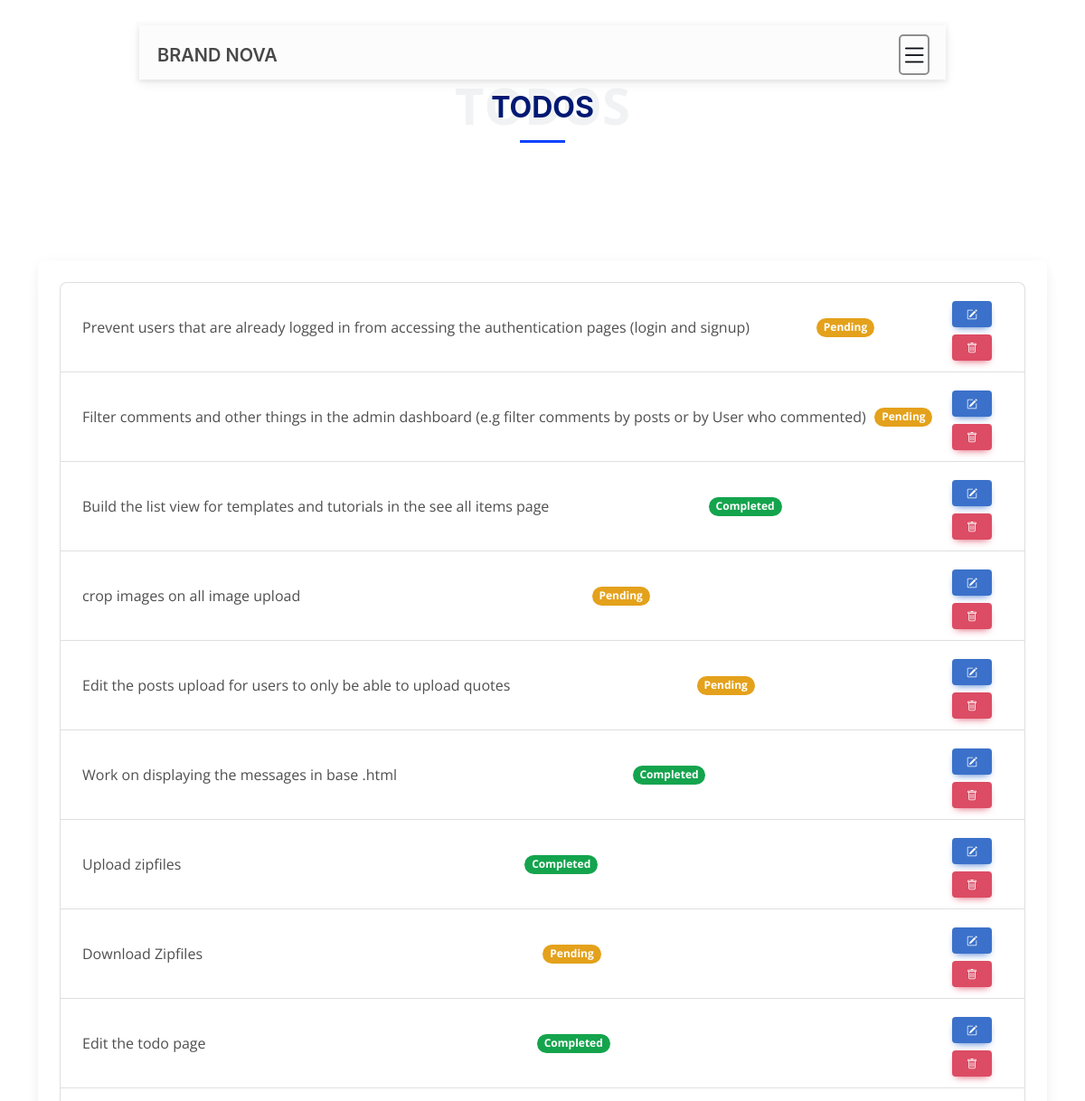
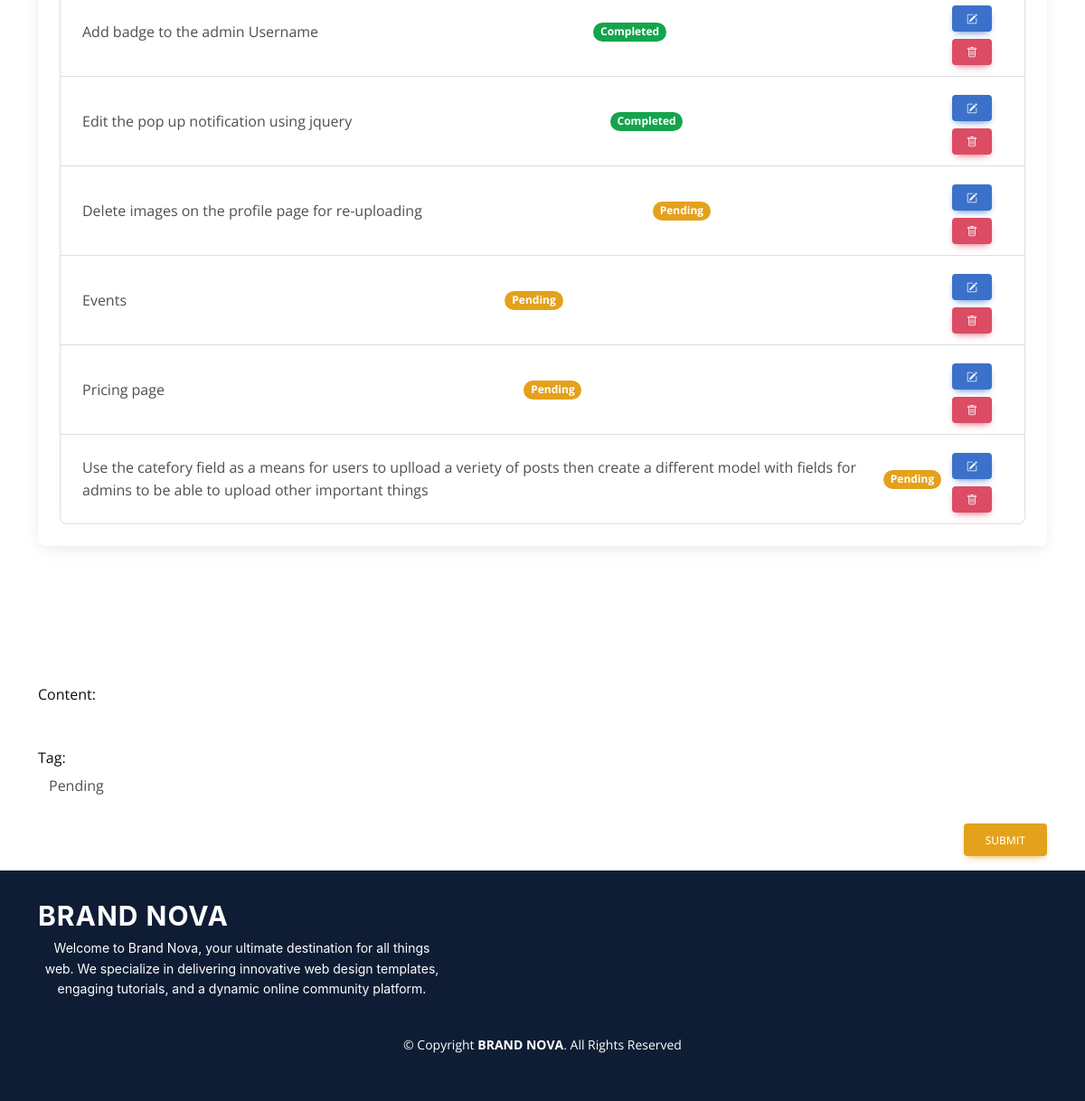
The page /todo/ (signed in) on the database its author committed (2 pictures, top to bottom).
### core/models.py (models this page shows, shortened)
class Todo(models.Model):
    user = models.ForeignKey(User, on_delete=models.CASCADE, null=True, blank=True)
    content = models.TextField(max_length=255)
    tag = models.CharField(max_length=255)

### core/views.py (the view)
# urls.py: path('todo/', views.todo, name='todo'),
def todo(request):
    if request.method == 'POST':
        form = TodoForm(request.POST)
        if form.is_valid():
            todo_instance = form.save(commit=False)
            if request.user.is_authenticated:
                todo_instance.user = request.user  # Set the user for the todo
                todo_instance.save()
                return redirect('core:todo')  # Redirect to the todo view after saving
            else:
                return redirect('signin')
        else:
            pass
    else:
        form = TodoForm()
    todos = Todo.objects.filter(user=request.user) if request.user.is_authenticated else []
    return render(request, 'core/TODO.html', {
        'form': form,
        'todos': todos,
        'title': 'Todos',
        })

### core/forms.py
class TodoForm(forms.ModelForm):
    STATUS_CHOICES = [
        ('Pending', 'Pending'),
        ('Completed', 'Completed'),
    ]
    content = forms.CharField(widget=forms.TextInput(attrs={
        'class': 'form-control',
        'placeholder': 'Add Todo...',
        'id': 'content',
        'aria-label': 'form-control',
        'autocomplete': 'off',
    }))
    tag = forms.ChoiceField(choices=STATUS_CHOICES, widget=forms.Select(attrs={
        'class': 'form-control',
        'id': 'tag',
        'aria-label': 'form-control',
    }))
    class Meta:
        model = Todo
        fields = ('content', 'tag')

### core/templates/core/TODO.html (shortened to what this page needs)
{% extends 'core/base.html' %}
{% block content %}
    <div class="section-header" style=" margin-top:70px;">
        <h2>{{title}}</h2>
    </div>
    <section>
        <div class="container">
            <div class="card">
                {% if request.user.is_authenticated %}
                    <div class="card-body">
                        <ul class="list-group">
                            {% if todos %}
                                {% for todo in todos %}
                                    <li class="list-group-item d-flex justify-content-between align-items-center">
                                        {{ todo.content }}
                                        {% if todo.tag == 'Pending' %}
                                            <span class="badge bg-warning rounded-pill">{{ todo.tag }}</span>
                                        {% else %}
                                            <span class="badge bg-success rounded-pill">{{ todo.tag }}</span>
                                        {% endif %}
                                        <div class="mx-2 ">
                                            <div class="pt-2">
                                                <a href="{% url 'core:edit_todo' pk=todo.id %}" class="btn btn-primary btn-sm m-1"><i class="bi bi-pencil-square"></i></a>
                                                <form method="post" action="{% url 'core:delete' pk=todo.id %}">
                                                    <button type="submit" class="btn btn-danger btn-sm m-1"><i class="bi bi-trash"></i></button>
                                                </form>
                                            </div>
                                        </div>
                                    </li>
                                {% endfor %}
                            {% else %}
                                <p>You do not have any todo items.</p>
                            {% endif %}
                        </ul>
                    </div>
                {% else %}
                    <p>Please login to view your Todo List.</p>
                {% endif %}
            </div>
        </div>
    </section>
    <section class="p-0 mt-5">
        <div class="container m-auto">
            <form action="." method="POST" class="form-group">
                {% if request.user.is_authenticated %}
                    <div class="form-outline my-4">
                        <div class="form-group my-2">
                            <label for="content">Content:</label>
                            {{ form.content }}
                        </div>
                        <div class="form-group my-2">
                            <label for="tag">Tag:</label>
                            {{ form.tag }}
                        </div>
                    </div>
                    <p style="display: flex; width: 100%; justify-content: end;">
                        <button type="submit" class="btn btn-warning">Submit</button>
                    </p>
                {% else %}
                    <p style="display: flex; width: 100%; justify-content: end;">
                        <a href="{% url 'core:signin' %}" class="btn btn-warning">Sign in to Create Todo</a>
                    </p>
                {% endif %}
            </form>
        </div>
    </section>
{% endblock %}

### static/css/styles.css (style rules this page uses)
:root { --font-default: "Open Sans", system-ui, -apple-system, "Segoe UI", Roboto, "Helvetica Neue", Arial, "Noto Sans", "Liberation Sans", sans-serif, "Apple Color Emoji", "Segoe UI Emoji", "Segoe UI Symbol", "Noto Color Emoji"; --font-primary: "Inter", sans-serif; --font-secondary: "Poppins", sans-serif; }
:root { --color-default: #0a0d13; --color-primary: #0d42ff; --color-secondary: #0e1d34; }
:root { scroll-behavior: smooth; }
body { font-family: var(--font-default); color: var(--color-default); }
a { color: var(--color-primary); text-decoration: none; }
h1, h2, h3, h4, h5, h6 { font-family: var(--font-primary); }
section { padding: 80px 0; overflow: hidden; }
.section-header { text-align: center; padding: 30px 0; position: relative; }
.section-header h2 { font-size: 32px; font-weight: 700; text-transform: uppercase; margin-bottom: 20px; padding-bottom: 0; color: #001973; position: relative; z-index: 2; margin-bottom: 20px; padding-bottom: 20px; position: relative; }
.section-header h2:after { content: ""; position: absolute; display: block; width: 50px; height: 3px; background: var(--color-primary); left: 0; right: 0; bottom: 0; margin: auto; }

### rows shown on the page
Todo: content "Prevent users that are already logged in from accessing the authentication pages (login and signup)", tag "Pending"
Todo: content "Filter comments and other things in the admin dashboard (e.g filter comments by posts or by User who commented)", tag "Pending"
Todo: content "Build the list view for templates and tutorials in the see all items page", tag "Completed"
Todo: content "crop images on all image upload", tag "Pending"
Todo: content "Edit the posts upload for users to only be able to upload quotes", tag "Pending"
Todo: content "Work on displaying the messages in base .html", tag "Completed"
Todo: content "Upload zipfiles", tag "Completed"
Todo: content "Download Zipfiles", tag "Pending"
Todo: content "Edit the todo page", tag "Completed"
Todo: content "Add badge to the admin Username", tag "Completed"
Todo: content "Edit the pop up notification using jquery", tag "Completed"
Todo: content "Delete images on the profile page for re-uploading", tag "Pending"
Todo: content "Events", tag "Pending"
Todo: content "Pricing page", tag "Pending"
Todo: content "Use the catefory field as a means for users to uplload a veriety of posts then create a different model with fields for admins to be able to upload other important things", tag "Pending"

### other values the page prints
{{ title }} "TODOS"
